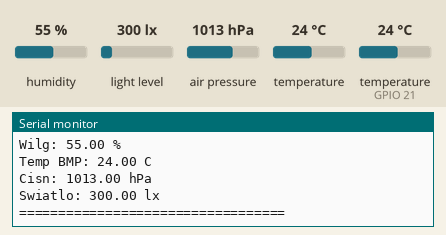
This sketch was run on a simulated ESP32. On the bench: the last lines printed to the serial monitor. Inputs (shaded band) come from the test bench; at power-on: humidity 55 %, light level 300 lx, air pressure 1013 hPa, temperature (sensor on GPIO 21) 24 °C, temperature 24 °C. WiFi joins after 1.5 s; servers stay silent unless stated.

Above: at 2.7 s.
2.8 s: humidity set to 22 %
5.5 s: light level set to 40 lx
At 6.3 s:
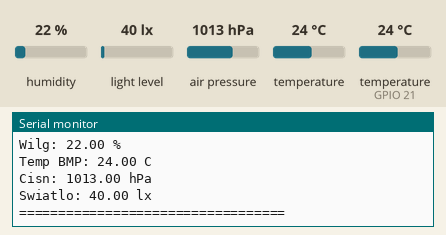
8.2 s: air pressure set to 952 hPa
At 10.6 s:
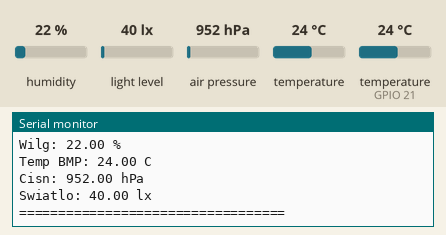
10.9 s: temperature (sensor on GPIO 21) set to 12 °C
13.6 s: temperature (sensor 0) set to 12 °C
16.3 s: humidity set to 40 %
Timing chart, 0 to 19.3 s (numbered marks = the images above; inputs shaded):
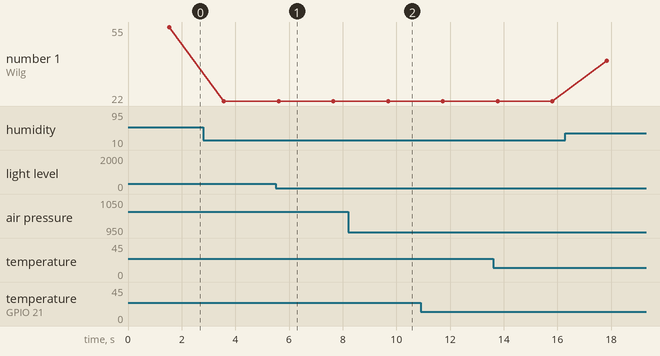

The sketch:

Czujnik_ustawienia.ino
```cpp
#include <WiFi.h>
#include <WebServer.h>
#include <DHT.h>

// Biblioteka do obsługi I2C
#include <Wire.h>

// Biblioteka do czujnika BMP180
#include <Adafruit_BMP085.h>     // BMP180/BMP085

// Biblioteka do czujnika BH1750
#include <BH1750.h>              // BH1750

// Definicje pinów dla czujników
#define DHTPIN 21       // GPIO2 for DHT11
#define DHTTYPE DHT11  // Typ czujnika DHT11

// Definicje pinów dla pierwszej magistrali I2C (BMP180)
#define SDA_PIN 21  // GPIO21 for BMP180
#define SCL_PIN 22  // GPIO22 for BMP180

// Definicje pinów dla drugiej magistrali I2C (BH1750)
#define SDA_PIN_BH1750 19  // GPIO19 for BH1750
#define SCL_PIN_BH1750 18  // GPIO18 for BH1750

// Adres BH1750 (domyślnie 0x23 lub 0x5C)
#define BH1750_ADDRESS 0x23 // Sprawdź adres czujnika

const char* ssid = "TP-Link_2910";      // Zastąp swoją nazwą sieci Wi-Fi
const char* password = "123456789!";    // Zastąp swoim hasłem Wi-Fi

WebServer server(80);
DHT dht(DHTPIN, DHTTYPE);

// Obiekt dla czujnika BMP180
Adafruit_BMP085 bmp;

// Obiekt dla czujnika BH1750
BH1750 lightMeter;

void setup() {
  // Inicjalizacja portu szeregowego
  Serial.begin(115200);
  dht.begin();

  // Inicjalizacja pierwszej magistrali I2C (Wire) dla BMP180
  Wire.begin(SDA_PIN, SCL_PIN); // SDA, SCL for BMP180

  // Inicjalizacja BMP180
  if (!bmp.begin()) {
    Serial.println("Nie można zainicjalizować BMP180");
    while (1);
  }

  // Inicjalizacja drugiej magistrali I2C (Wire1) dla BH1750
  Wire1.begin(SDA_PIN_BH1750, SCL_PIN_BH1750); // SDA, SCL for BH1750

  // Inicjalizacja BH1750 z użyciem Wire1
  if (!lightMeter.begin(BH1750::CONTINUOUS_HIGH_RES_MODE, BH1750_ADDRESS, &Wire1)) {
    Serial.println("Nie można zainicjalizować BH1750");
    while (1);
  }

  // Łączenie z Wi-Fi
  WiFi.begin(ssid, password);
  Serial.print("Łączenie z Wi-Fi");

  while (WiFi.status() != WL_CONNECTED) {
    delay(500);
    Serial.print(".");
  }

  Serial.println(" Połączono!");
  Serial.print("Adres IP: ");
  Serial.println(WiFi.localIP());

  // Konfiguracja serwera
  server.on("/", handleRoot);
  server.begin();
  Serial.println("Serwer HTTP uruchomiony");
}

void handleRoot() {
  // Odczyt danych z DHT11
  float temperatureDHT = dht.readTemperature();
  float humidity = dht.readHumidity();

  // Odczyt danych z BMP180
  float temperatureBMP = bmp.readTemperature();
  float pressure = bmp.readPressure() / 100.0; // ciśnienie w hPa

  // Odczyt danych z BH1750
  float lux = lightMeter.readLightLevel();

  // Tworzenie odpowiedzi JSON
  String json = "{";
  json += "\"temperatureDHT\":" + String(temperatureDHT) + ",";
  json += "\"humidity\":" + String(humidity) + ",";
  json += "\"temperatureBMP\":" + String(temperatureBMP) + ",";
  json += "\"pressure\":" + String(pressure) + ",";
  json += "\"lux\":" + String(lux);
  json += "}";

  server.send(200, "application/json", json);
}

void loop() {
  server.handleClient();

  // Odczyt danych z czujników
  float temperatureDHT = dht.readTemperature();
  float humidity = dht.readHumidity();
  float temperatureBMP = bmp.readTemperature();
  float pressure = bmp.readPressure() / 100.0; // ciśnienie w hPa
  float lux = lightMeter.readLightLevel();

  // Wyświetlanie danych w monitorze portu szeregowego
  Serial.println("==================================");
  Serial.print("IP: ");
  Serial.println(WiFi.localIP());
  Serial.print("Temp DHT: ");
  Serial.print(temperatureDHT);
  Serial.println(" C");
  Serial.print("Wilg: ");
  Serial.print(humidity);
  Serial.println(" %");
  Serial.print("Temp BMP: ");
  Serial.print(temperatureBMP);
  Serial.println(" C");
  Serial.print("Cisn: ");
  Serial.print(pressure);
  Serial.println(" hPa");
  Serial.print("Swiatlo: ");
  Serial.print(lux);
  Serial.println(" lx");
  Serial.println("==================================");

  delay(2000); // Odświeżanie co 2 sekundy
}
```

Measured:
- after the input at 5.5 s, the serial monitor: prints a new line after 0.12 s (image 1)
- after the input at 8.2 s, the serial monitor: prints a new line after 1.5 s (image 2)
- plotted number 1: 55 → 22 after the input at 2.8 s
